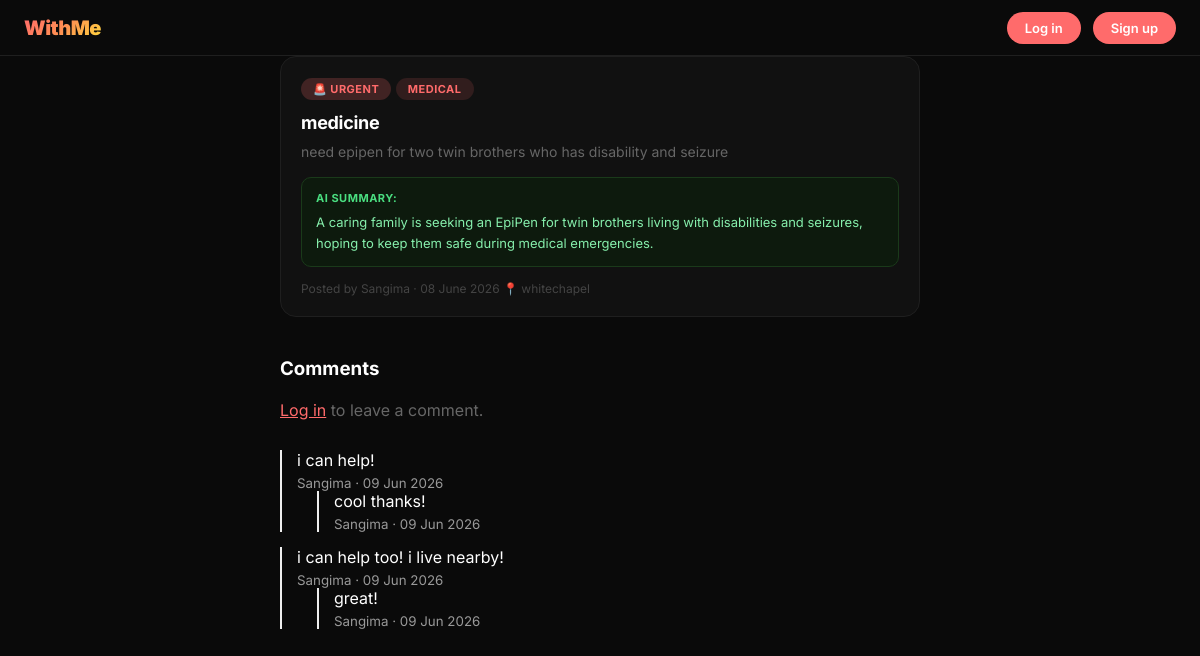
/post/1, run on the app's committed database.
### app.py (models this page shows, shortened)
class Post(db.Model):
    id = db.Column(db.Integer, primary_key=True)
    title = db.Column(db.String(100), nullable=False)
    description = db.Column(db.Text, nullable=False)
    category = db.Column(db.String(50), nullable=False)
    photo_filename = db.Column(db.String(300), nullable=True)
    ai_summary = db.Column(db.Text, nullable=True)
    date_posted = db.Column(db.DateTime, default=datetime.utcnow)
    user_id = db.Column(db.Integer, db.ForeignKey("user.id"), nullable=True)
    is_urgent = db.Column(db.Boolean, default=False, nullable=False)
    location = db.Column(db.String(100), nullable=True)

class User(UserMixin, db.Model):
    id = db.Column(db.Integer, primary_key=True)
    username = db.Column(db.String(80), unique=True, nullable=False)
    email = db.Column(db.String(120), unique=True, nullable=False)
    password = db.Column(db.String(300), nullable=False)
    date_joined = db.Column(db.DateTime, default=datetime.utcnow)
    posts = db.relationship('Post', backref='author', lazy=True)

class Comment(db.Model):
    id = db.Column(db.Integer, primary_key=True)
    body = db.Column(db.Text, nullable=False)
    timestamp = db.Column(db.DateTime, default=datetime.utcnow)
    user_id = db.Column(db.Integer, db.ForeignKey("user.id"), nullable=False)
    post_id = db.Column(db.Integer, db.ForeignKey("post.id"), nullable=False)
    parent_id = db.Column(db.Integer, db.ForeignKey(
        "comment.id"), nullable=True)
    replies = db.relationship("Comment", backref=db.backref(
        "parent", remote_side=[id]), lazy="dynamic")
    author = db.relationship("User", backref="comments")

### app.py (the view)
@app.route("/post/<int:post_id>")
def post_detail(post_id):
    post = Post.query.get_or_404(post_id)
    comments = Comment.query.filter(
        Comment.post_id == post_id, Comment.parent_id == None
    ).order_by(Comment.timestamp.asc()).all()
    return render_template("post_detail.html", post=post, comments=comments)

### templates/post_detail.html (shortened to what this page needs)
{% extends 'base.html' %}
{% block content %}
<div class="container">
    <div class="card">
        {% if post.is_urgent %}
        <div class="card-category" style="background:#FF6B6B33; color:#FF6B6B;">🚨 URGENT</div>
        {% endif %}
        <div class="card-category">{{ post.category }}</div>
        <h2>{{ post.title }}</h2>
        <p>{{ post.description }}</p>
        {% if post.ai_summary %}
        <div class="summary">
            <strong>AI Summary:</strong> {{ post.ai_summary }}
        </div>
        {% endif %}
        <div class="card-date">
            Posted by {{ post.author.username }} · {{ post.date_posted.strftime('%d %B %Y') }}
            {% if post.location %}
            <span>📍 {{ post.location }}</span>
            {% endif %}
        </div>
    </div>
    <div style="margin-top: 40px;">
        <h3 style="margin-bottom: 20px;">Comments</h3>
        {% if current_user.is_authenticated %}
        <form action="{{ url_for('add_comment', post_id=post.id) }}" method="POST" style="margin-bottom: 30px;">
            <div class="form-group">
                <textarea name="body" rows="3" placeholder="Write a comment..." required style="width:100%;"></textarea>
            </div>
            <button type="submit">Post Comment</button>
        </form>
        {% else %}
        <p style="color:#666; margin-bottom:30px;"><a href="/login" style="color:#FF6B6B;">Log in</a> to leave a comment.</p>
        {% endif %}
        {% macro render_comments(comments, depth) %}
            {% for comment in comments %}
            <div style="margin-left: {{ depth * 20 }}px; border-left: 2px solid #eee; padding-left: 15px; margin-bottom: 15px;">
                <p style="margin:0 0 5px 0;">{{ comment.body }}</p>
                <small style="color:#999;">
                    {{ comment.author.username }} · {{ comment.timestamp.strftime('%d %b %Y') }}
                </small>
                {% set child_replies = comment.replies.all() %}
                {% if child_replies %}
                    {{ render_comments(child_replies, depth + 1) }}
                {% endif %}
            </div>
            {% endfor %}
        {% endmacro %}
        {% if comments %}
            {{ render_comments(comments, 0) }}
        {% else %}
            <p style="color:#666;">No comments yet. Be the first!</p>
        {% endif %}
    </div>
</div>
{% endblock %}

### templates/base.html (shortened to what this page needs)
<html lang="en">
    <head>
        <link rel="stylesheet" href="{{ url_for("static", filename="css/style.css") }}">
    </head>
<body>
    <nav>
    <a href="/" class="logo">WithMe</a>
    <div style="display:flex; gap:12px; align-items:center;">
        {% if current_user.is_authenticated %}
            <span style="color: #FF8E53 ; font-size:13px;">{{ current_user.username }}</span>
            <a href="/logout" style="background:transparent; border:1px solid #FF8E53; color #FF8E53; !important; padding:8px 18px; border-radius:100px; font-size:13px; text-decoration:none;">Log out</a>
            <a href="/inbox" style="background:linear-gradient(135deg, #FF6B6B, #FF8E53); color:white; padding:8px 14px; border-radius:100px; font-size:13px; text-decoration:none;">✉️ Messages</a>
            <a href="/post/new" class="btn" style="padding:8px 18px; font-size:13px;">Post a Need</a>
        {% else %}
            <a href="/login" class="btn" style="padding:8px 18px; font-size:13px;"">Log in</a>
            <a href="/register" class="btn" style="padding:8px 18px; font-size:13px;">Sign up</a>
        {% endif %}
    </div>
</nav>
    <main>
        {% block content %}
        {% endblock %}
    </main>
</body>
</html>

### static/css/style.css (style rules this page uses)
* { margin: 0; padding: 0; box-sizing: border-box; }
body { font-family: 'Inter', sans-serif; background: #0a0a0a; color: #ffffff; min-height: 100vh; }
nav { background: #0a0a0a; border-bottom: 1px solid #1f1f1f; padding: 0 24px; display: flex; align-items: center; justify-content: space-between; height: 56px; position: sticky; top: 0; z-index: 100; }
.logo { font-size: 20px; font-weight: 900; background: linear-gradient(135deg, #FF6B6B, #FF8E53, #FFD93D); -webkit-background-clip: text; -webkit-text-fill-color: transparent; text-decoration: none; letter-spacing: -0.5px; }
nav a:not(.logo) { background: #FF6B6B; color: white; text-decoration: none; padding: 8px 18px; border-radius: 100px; font-size: 13px; font-weight: 600; }
.container { max-width: 680px; margin: 0 auto; padding: 0 20px; }
.btn { display: inline-block; background: linear-gradient(135deg, #FF6B6B, #FF8E53); color: white; text-decoration: none; padding: 14px 32px; border-radius: 100px; font-size: 15px; font-weight: 700; border: none; cursor: pointer; font-family: 'Inter', sans-serif; }
.card { background: #111111; border: 1px solid #1f1f1f; border-radius: 16px; padding: 20px; transition: border-color 0.2s; }
.card-category { display: inline-block; font-size: 11px; font-weight: 700; padding: 4px 12px; border-radius: 100px; margin-bottom: 12px; text-transform: uppercase; letter-spacing: 0.5px; background: #FF6B6B22; color: #FF6B6B; }
.card h2 { font-size: 18px; font-weight: 700; color: #ffffff; margin-bottom: 8px; letter-spacing: -0.3px; }
.card p { font-size: 14px; color: #666; line-height: 1.6; margin-bottom: 14px; }
.summary { background: #0d1a0d; border: 1px solid #1a3a1a; border-radius: 10px; padding: 12px 14px; margin-bottom: 14px; font-size: 13px; color: #86efac; line-height: 1.6; }
.summary strong { display: block; font-size: 11px; font-weight: 700; color: #4ade80; letter-spacing: 0.5px; text-transform: uppercase; margin-bottom: 4px; }
.card-date { font-size: 12px; color: #444; }

### data on the page
Post: category "MEDICAL", title "medicine", description "need epipen for two twin brothers who has disability and seizure", ai_summary "A caring family is seeking an EpiPen for twin brothers living with disabilities and seizures, hoping to keep them safe during medical emergencies.", date_posted "08 June 2026", location "whitechapel"
User: author.username "Sangima"
Comment: body "i can help!", author.username "Sangima", timestamp "09 Jun 2026"
Comment: body "cool thanks!", author.username "Sangima", timestamp "09 Jun 2026"
Comment: body "i can help too! i live nearby!", author.username "Sangima", timestamp "09 Jun 2026"
Comment: body "great!", author.username "Sangima", timestamp "09 Jun 2026"
